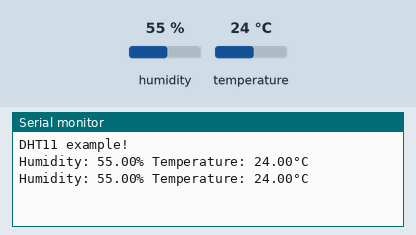
A sketch run on a simulated Arduino Uno, built with avr-gcc and run on an emulated ATmega328P. On the bench: the last lines printed to the serial monitor. The inputs (shaded band) are chosen by the test bench; at power-on: humidity 55 %, temperature 24 °C.

Above: at 2.8 s.
2.9 s: humidity set to 22 %
At 5.0 s:
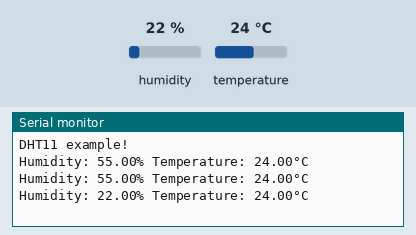
5.6 s: temperature set to 12 °C
At 7.4 s:
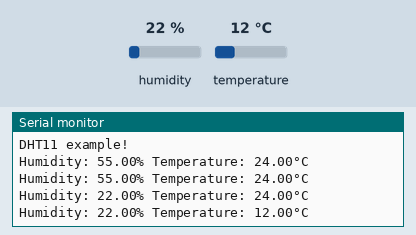
8.3 s: humidity set to 40 %
At 11.1 s:
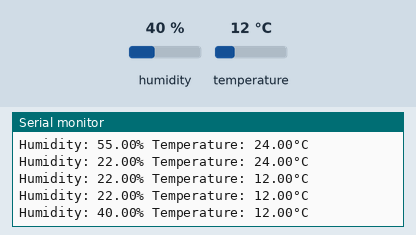
Timing chart, 0 to 12.6 s (numbered marks = the images above; inputs shaded):
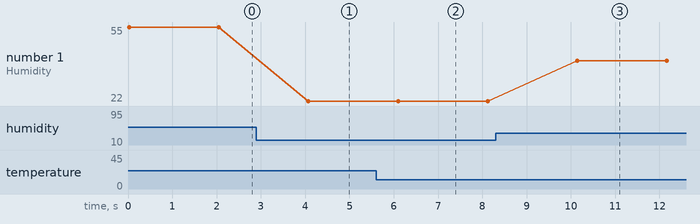

The sketch:

dht2.ino
```cpp
#include <DHT.h> // Inclui a biblioteca DHT.h para utilizar as funções do sensor DHT

#define DHTPIN 15 // Define o pino ao qual o sensor DHT está conectado (pino GPIO 15)
#define DHTTYPE DHT11 // Define o tipo de sensor DHT que está sendo usado (DHT11)

DHT dht(DHTPIN, DHTTYPE); // Inicializa o objeto DHT com o pino e tipo definidos acima

void setup() {
  Serial.begin(115200); // Inicializa a comunicação serial com a taxa de transmissão de 115200 bps
  Serial.println(F("DHT11 example!")); // Imprime uma mensagem na porta serial indicando que é um exemplo do DHT11
  dht.begin(); // Inicializa o sensor DHT
}

void loop() {
  float temperature = dht.readTemperature(); // Lê a temperatura do sensor DHT e armazena na variável temperature
  float humidity = dht.readHumidity(); // Lê a umidade do sensor DHT e armazena na variável humidity

  // Verifica se os dados lidos do sensor são válidos (não são NaN)
  if (!isnan(temperature) && !isnan(humidity)) {
    print_data(temperature, humidity); // Chama a função para imprimir os dados
  } else {
    Serial.println(F("Failed to read from DHT sensor!")); // Imprime uma mensagem de falha na leitura do sensor
  }

  delay(2000); // Aguarda 2000 milissegundos (2 segundos)
}

// Função para imprimir os dados do sensor DHT na porta serial
void print_data(float temperature, float humidity) {
  Serial.print(F("Humidity: ")); // Imprime a string "Humidity: " na porta serial
  Serial.print(humidity); // Imprime o valor da umidade na porta serial
  Serial.print(F("% Temperature: ")); // Imprime a string "% Temperature: " na porta serial
  Serial.print(temperature); // Imprime o valor da temperatura na porta serial
  Serial.println(F("°C")); // Imprime a string "°C" na porta serial e vai para uma nova linha
}
```

Measured:
- after the input at 2.9 s, the serial monitor: prints a new line after 1.2 s (image 1)
- after the input at 5.6 s, the serial monitor: prints a new line after 0.50 s (image 2)
- after the input at 8.3 s, the serial monitor: prints a new line after 1.8 s (image 3)
- plotted number 1: 55 → 22 after the input at 2.9 s, 22 → 40 after the input at 8.3 s
